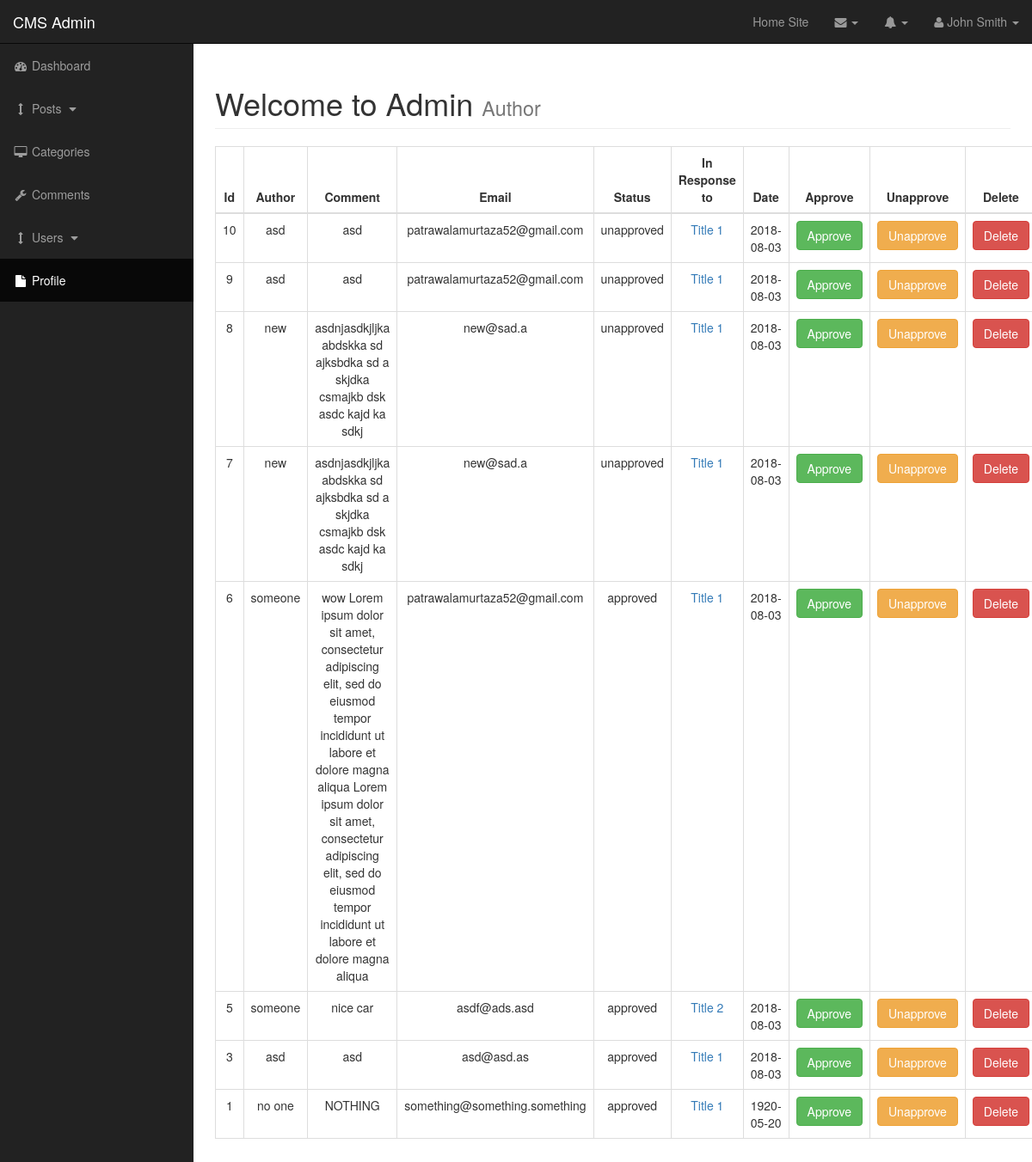
Page /admin/comments.php (signed in) on the committed database.
### tables this page shows
CREATE TABLE `comments` (
  `comment_id` int(11) NOT NULL,
  `comment_post_id` int(11) NOT NULL,
  `comment_author` varchar(255) NOT NULL,
  `comment_email` varchar(255) NOT NULL,
  `comment_status` varchar(255) NOT NULL,
  `comment_date` date NOT NULL DEFAULT '1920-05-20',
  `comment_content` varchar(255) NOT NULL DEFAULT 'NOTHING'
);

CREATE TABLE `posts` (
  `post_id` int(11) NOT NULL,
  `post_category_id` int(11) NOT NULL DEFAULT '0',
  `post_title` varchar(255) NOT NULL,
  `post_author` varchar(255) NOT NULL DEFAULT 'Anonymous',
  `post_date` date NOT NULL DEFAULT '1920-05-28',
  `post_image` varchar(512) NOT NULL DEFAULT 'sample_1.jpg',
  `post_content` text NOT NULL,
  `post_tags` varchar(255) NOT NULL DEFAULT 'None',
  `post_comment_count` int(11) NOT NULL DEFAULT '0',
  `post_status` varchar(255) NOT NULL DEFAULT 'new'
);

### admin/includes/view_all_comments.php (the view, shortened to what this page needs)
<table class="table table-bordered table-hover">
    <thead>
        <tr>
            <th class="text-center">Id</th>
            <th class="text-center">Author</th>
            <th class="text-center">Comment</th>
            <th class="text-center">Email</th>
            <th class="text-center">Status</th>
            <th class="text-center">In Response to</th>
            <th class="text-center">Date</th>
            <th class="text-center">Approve</th>
            <th class="text-center">Unapprove</th>
            <th class="text-center">Delete</th>
        </tr>
    </thead>
    <tbody>
        <?php
            $query = "SELECT * FROM comments ORDER BY comment_id DESC";
            $query_result = mysqli_query($connection,$query);
            if($query_result){
                while($row = mysqli_fetch_assoc($query_result)){
                    $comment_id = $row["comment_id"];
                    $comment_post_id = $row["comment_post_id"];
                    $comment_author = $row["comment_author"];
                    $comment_email = $row["comment_email"];
                    $comment_status = $row["comment_status"];
                    $comment_date = $row["comment_date"];
                    $comment_content = $row["comment_content"];
                    $query = "SELECT * FROM posts WHERE post_id = {$comment_post_id}";
                    $select_post_id_query = mysqli_query($connection,$query);
                    while($row_select = mysqli_fetch_assoc($select_post_id_query)){
                        $post_title = $row_select['post_title'];
                    }
                    echo "<tr>";
                        echo "<td class='text-center'>{$comment_id}</td>";
                        echo "<td class='text-center'>{$comment_author}</td>";
                        echo "<td class='text-center'>{$comment_content}</td>";
                        echo "<td class='text-center'>{$comment_email}</td>";
                        echo "<td class='text-center'>{$comment_status}</td>";
                        echo "<td class='text-center'>
                                <a href='../post.php?post_id={$comment_post_id}'>{$post_title}</a>
                            </td>";
                        echo "<td class='text-center'>{$comment_date}</td>";
                        echo "<td align='center'>
                                <a class='btn btn-success' href='comments.php?approve={$comment_id}'>Approve</a>
                            </td>";
                        echo "<td align='center'>
                                <a class='btn btn-warning' href='comments.php?unapprove={$comment_id}'>Unapprove</a>
                            </td>";
                        echo "<td align='center'>
                                <a class='btn btn-danger' href='comments.php?delete={$comment_id}'>Delete</a>
                            </td>";
                    echo "</tr>";
                }
            }
        ?>
    </tbody>
</table>

### admin/css/sb-admin.css (style rules this page uses)
body { margin-top: 100px; background-color: #222; }
@media (min-width:768px) { body { margin-top: 50px; } }

### rows in the picture
comments: comment_id "10", comment_author "asd", comment_content "asd", comment_email "patrawalamurtaza52@gmail.com", comment_status "unapproved", posts.post_title "Title 1", comment_date "2018-08-03"
comments: comment_id "9", comment_author "asd", comment_content "asd", comment_email "patrawalamurtaza52@gmail.com", comment_status "unapproved", posts.post_title "Title 1", comment_date "2018-08-03"
comments: comment_id "8", comment_author "new", comment_content "asdnjasdkjljka abdskka sd ajksbdka sd a skjdka csmajkb dsk asdc kajd ka sdkj", comment_email "new@sad.a", comment_status "unapproved", posts.post_title "Title 1", comment_date "2018-08-03"
comments: comment_id "7", comment_author "new", comment_content "asdnjasdkjljka abdskka sd ajksbdka sd a skjdka csmajkb dsk asdc kajd ka sdkj", comment_email "new@sad.a", comment_status "unapproved", posts.post_title "Title 1", comment_date "2018-08-03"
comments: comment_id "6", comment_author "someone", comment_content "wow Lorem ipsum dolor sit amet, consectetur adipiscing elit, sed do eiusmod tempor incididunt ut labore et dolore magna aliqua Lorem ipsum dolor sit amet, consectetur adipiscing elit, sed do eiusmod tempor incididunt ut labore et dolore magna aliqua", comment_email "patrawalamurtaza52@gmail.com", comment_status "approved", posts.post_title "Title 1", comment_date "2018-08-03"
comments: comment_id "5", comment_author "someone", comment_content "nice car", comment_email "asdf@ads.asd", comment_status "approved", posts.post_title "Title 2", comment_date "2018-08-03"
comments: comment_id "3", comment_author "asd", comment_content "asd", comment_email "asd@asd.as", comment_status "approved", posts.post_title "Title 1", comment_date "2018-08-03"
comments: comment_id "1", comment_author "no one", comment_content "NOTHING", comment_email "something@something.something", comment_status "approved", posts.post_title "Title 1", comment_date "1920-05-20"
